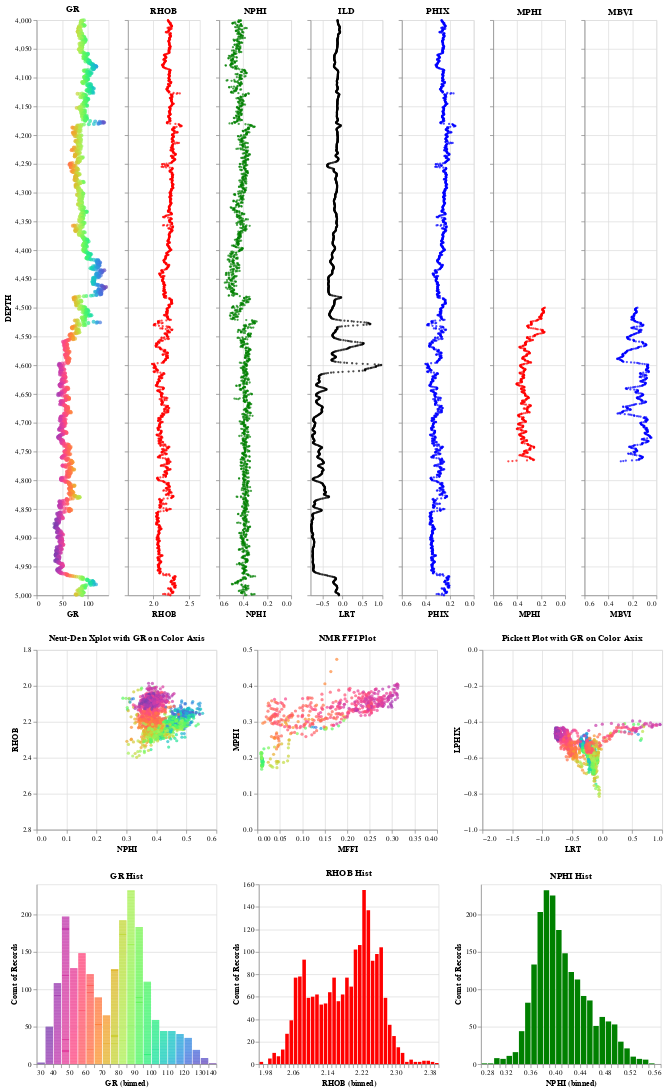

This figure's notebook cell:
### Markdown cell above
### Altair Interactivity Depth and Cross Plots over Entire Well:

### Code cell
#interval = alt.selection_interval()
#vega.scheme('basic', ['#f00', '#0f0', '#00f', '#ff0', '#f0f', '#0ff']);
interval = alt.selection_interval()


base=alt.Chart(df).mark_point().encode(
    alt.Y('DEPTH:Q',
        scale=alt.Scale(domain=(5000, 4000))
    ),
).properties(
    width=100,
    height=800,
    #title='GR',
    selection=interval
)

base2=alt.Chart(df).mark_point().encode(
    alt.Y('DEPTH:Q',
        scale=alt.Scale(domain=(5000, 4000)), axis=alt.Axis(labels=False),title='',
    ),
).properties(
    width=100,
    height=800,
    title='',
    selection=interval
)




gr = base.mark_circle(size=30).encode(
    x='GR:Q',  
    #size=('PHIX:Q'),
    color=alt.condition(interval, 'GR:Q', alt.value('lightgray'),scale=alt.Scale(scheme='rainbow'),legend=None),
    #color=alt.condition(selector, 'Well_Name:O', alt.value('lightgray'), legend=None),
    tooltip='GR:Q', 
).properties(
    title='GR',
    selection=interval
)


rhob = base2.mark_circle(size=10).encode(
    alt.X('RHOB:Q',
        scale=alt.Scale(domain=(1.65, 2.65))
    ),     
    color=alt.value('red'),
    #color=alt.condition(interval, 'RHOB:Q', alt.value('lightgray'),scale=alt.Scale(scheme='rainbow'),legend=None),
    tooltip='RHOB:Q', 
).properties(
    title='RHOB',
    selection=interval
)

nphi = base2.mark_circle(size=10).encode(
    alt.X('NPHI:Q',
        scale=alt.Scale(domain=(.6, 0))
    ),     
    #y=('DEPTH'),
    color=alt.value('green'),
    #color=alt.condition(interval, 'NPHI:Q', alt.value('lightgray'),scale=alt.Scale(scheme='rainbow'),legend=None),
    tooltip='NPHI:Q', 
).properties(
    title='NPHI',
    selection=interval
)

rt = base2.mark_circle(size=10).encode(
    x='LRT:Q',  
    #y=('DEPTH'),
    color=alt.value('black'),
    #color=alt.condition(interval, 'lRt:Q', alt.value('lightgray'),scale=alt.Scale(scheme='rainbow'),legend=None),
    tooltip='ILD:Q', 
).properties(
    title='ILD',
    selection=interval
)

phit = base2.mark_circle(size=10).encode(
    alt.X('PHIX:Q',
        scale=alt.Scale(domain=(.6, 0))
    ),    
    color=alt.value('blue'),
    #color=alt.condition(interval, 'lRt:Q', alt.value('lightgray'),scale=alt.Scale(scheme='rainbow'),legend=None),
    tooltip='PHIX:Q', 
).properties(
    title='PHIX',
    selection=interval
)

mbvi = base2.mark_circle(size=10).encode(
    alt.X('MBVI:Q',
        scale=alt.Scale(domain=(.6, 0))
    ),    
    color=alt.value('blue'),
    #color=alt.condition(interval, 'lRt:Q', alt.value('lightgray'),scale=alt.Scale(scheme='rainbow'),legend=None),
    tooltip='MBVI:Q', 
).properties(
    title='MBVI',
    selection=interval
)

mphi = base2.mark_circle(size=10).encode(
    alt.X('MPHI:Q',
        scale=alt.Scale(domain=(.6, 0))
    ),    
    color=alt.value('red'),
    #color=alt.condition(interval, 'lRt:Q', alt.value('lightgray'),scale=alt.Scale(scheme='rainbow'),legend=None),
    tooltip='MPHI:Q', 
).properties(
    title='MPHI',
    selection=interval
)




ndxplot = base.mark_circle(size=20).encode(
    alt.X('NPHI:Q',
        scale=alt.Scale(domain=(0, 0.6))
    ),    
    alt.Y('RHOB:Q',
        scale=alt.Scale(domain=(2.8, 1.8))
    ),    
    #x='NPHI:Q',  
    #y=('RHOB'),
    color=alt.condition(interval, 'GR:Q', alt.value('lightgray'),scale=alt.Scale(scheme='rainbow'),legend=None),
    tooltip='GR:Q', 
).properties(
    title='Neut-Den Xplot with GR on Color Axis',
    width=250,
    height=250,
    selection=interval
)


nmr = base.mark_circle(size=20).encode(
    alt.X('MFFI:Q',
        scale=alt.Scale(domain=(0, .4))
    ),    
    alt.Y('MPHI:Q',
        scale=alt.Scale(domain=(0, .5))
    ),    
    #x='NPHI:Q',  
    #y=('RHOB'),
    color=alt.condition(interval, 'GR:Q', alt.value('lightgray'),scale=alt.Scale(scheme='rainbow'),legend=None),
    tooltip='GR:Q', 
).properties(
    title='NMR FFI Plot',
    width=250,
    height=250,
    selection=interval
)



pickett = base.mark_circle(size=20).encode(
    alt.X('LRT:Q',
        scale=alt.Scale(domain=(-2, 1))
    ),    
    alt.Y('LPHIX:Q',
        scale=alt.Scale(domain=(-1, 0))
    ),    
    #x='NPHI:Q',  
    #y=('RHOB'),
    color=alt.condition(interval, 'GR:Q', alt.value('lightgray'),scale=alt.Scale(scheme='rainbow'),legend=None),
    tooltip='GR:Q', 
).properties(
    title='Pickett Plot with GR on Color Axix',
    width=250,
    height=250,
    selection=interval
)

grhist = alt.Chart(df).mark_bar().encode(
    alt.X("GR:Q", bin=alt.Bin(maxbins=50)),
    y='count()',
    color=alt.condition(interval, 'GR:Q', alt.value('lightgray'),scale=alt.Scale(scheme='rainbow'),legend=None),    
).properties(
    title='GR Hist',
    width=250,
    height=250,
    selection=interval,
)

rhobhist = alt.Chart(df).mark_bar().encode(
    alt.X("RHOB:Q", bin=alt.Bin(maxbins=50)),
    y='count()',
    color=alt.value('red'),
    #color=alt.condition(interval, 'RHOB:Q', alt.value('lightgray'),scale=alt.Scale(scheme='rainbow'),legend=None),
).properties(
    title='RHOB Hist',
    width=250,
    height=250,
    selection=interval,
)

nphihist = alt.Chart(df).mark_bar().encode(
    alt.X("NPHI:Q", bin=alt.Bin(maxbins=50)),
    y='count()',
    color=alt.value('green'),
    #color=alt.condition(interval, 'NPHI:Q', alt.value('lightgray'),scale=alt.Scale(scheme='rainbow'),legend=None),
).properties(
    title='NPHI Hist',
    width=250,
    height=250,
    selection=interval,
)

depth = gr | rhob | nphi | rt | phit | mphi | mbvi 

xplot = ndxplot | nmr | pickett 

hist =  grhist | rhobhist | nphihist

depth & xplot & hist

### Figure 1 — Vega-Lite specification as saved in the notebook (floating-point values rounded to 4 significant figures; data arrays with more than 128 entries replaced by an {"elided": "..."} marker saying what was removed)
{"config": {"view": {"continuousWidth": 400, "continuousHeight": 300}}, "vconcat": [{"hconcat": [{"mark": {"type": "circle", "size": 30}, "encoding": {"color": {"condition": {"type": "quantitative", "field": "GR", "legend": null, "scale": {"scheme": "rainbow"}, "selection": "selector001"}, "value": "lightgray"}, "tooltip": {"type": "quantitative", "field": "GR"}, "x": {"type": "quantitative", "field": "GR"}, "y": {"type": "quantitative", "field": "DEPTH", "scale": {"domain": [5000, 4000]}}}, "height": 800, "selection": {"selector001": {"type": "interval"}}, "title": "GR", "width": 100}, {"mark": {"type": "circle", "size": 10}, "encoding": {"color": {"value": "red"}, "tooltip": {"type": "quantitative", "field": "RHOB"}, "x": {"type": "quantitative", "field": "RHOB", "scale": {"domain": [1.65, 2.65]}}, "y": {"type": "quantitative", "axis": {"labels": false}, "field": "DEPTH", "scale": {"domain": [5000, 4000]}, "title": ""}}, "height": 800, "selection": {"selector001": {"type": "interval"}}, "title": "RHOB", "width": 100}, {"mark": {"type": "circle", "size": 10}, "encoding": {"color": {"value": "green"}, "tooltip": {"type": "quantitative", "field": "NPHI"}, "x": {"type": "quantitative", "field": "NPHI", "scale": {"domain": [0.6, 0]}}, "y": {"type": "quantitative", "axis": {"labels": false}, "field": "DEPTH", "scale": {"domain": [5000, 4000]}, "title": ""}}, "height": 800, "selection": {"selector001": {"type": "interval"}}, "title": "NPHI", "width": 100}, {"mark": {"type": "circle", "size": 10}, "encoding": {"color": {"value": "black"}, "tooltip": {"type": "quantitative", "field": "ILD"}, "x": {"type": "quantitative", "field": "LRT"}, "y": {"type": "quantitative", "axis": {"labels": false}, "field": "DEPTH", "scale": {"domain": [5000, 4000]}, "title": ""}}, "height": 800, "selection": {"selector001": {"type": "interval"}}, "title": "ILD", "width": 100}, {"mark": {"type": "circle", "size": 10}, "encoding": {"color": {"value": "blue"}, "tooltip": {"type": "quantitative", "field": "PHIX"}, "x": {"type": "quantitative", "field": "PHIX", "scale": {"domain": [0.6, 0]}}, "y": {"type": "quantitative", "axis": {"labels": false}, "field": "DEPTH", "scale": {"domain": [5000, 4000]}, "title": ""}}, "height": 800, "selection": {"selector001": {"type": "interval"}}, "title": "PHIX", "width": 100}, {"mark": {"type": "circle", "size": 10}, "encoding": {"color": {"value": "red"}, "tooltip": {"type": "quantitative", "field": "MPHI"}, "x": {"type": "quantitative", "field": "MPHI", "scale": {"domain": [0.6, 0]}}, "y": {"type": "quantitative", "axis": {"labels": false}, "field": "DEPTH", "scale": {"domain": [5000, 4000]}, "title": ""}}, "height": 800, "selection": {"selector001": {"type": "interval"}}, "title": "MPHI", "width": 100}, {"mark": {"type": "circle", "size": 10}, "encoding": {"color": {"value": "blue"}, "tooltip": {"type": "quantitative", "field": "MBVI"}, "x": {"type": "quantitative", "field": "MBVI", "scale": {"domain": [0.6, 0]}}, "y": {"type": "quantitative", "axis": {"labels": false}, "field": "DEPTH", "scale": {"domain": [5000, 4000]}, "title": ""}}, "height": 800, "selection": {"selector001": {"type": "interval"}}, "title": "MBVI", "width": 100}]}, {"hconcat": [{"mark": {"type": "circle", "size": 20}, "encoding": {"color": {"condition": {"type": "quantitative", "field": "GR", "legend": null, "scale": {"scheme": "rainbow"}, "selection": "selector001"}, "value": "lightgray"}, "tooltip": {"type": "quantitative", "field": "GR"}, "x": {"type": "quantitative", "field": "NPHI", "scale": {"domain": [0, 0.6]}}, "y": {"type": "quantitative", "field": "RHOB", "scale": {"domain": [2.8, 1.8]}}}, "height": 250, "selection": {"selector001": {"type": "interval"}}, "title": "Neut-Den Xplot with GR on Color Axis", "width": 250}, {"mark": {"type": "circle", "size": 20}, "encoding": {"color": {"condition": {"type": "quantitative", "field": "GR", "legend": null, "scale": {"scheme": "rainbow"}, "selection": "selector001"}, "value": "lightgray"}, "tooltip": {"type": "quantitative", "field": "GR"}, "x": {"type": "quantitative", "field": "MFFI", "scale": {"domain": [0, 0.4]}}, "y": {"type": "quantitative", "field": "MPHI", "scale": {"domain": [0, 0.5]}}}, "height": 250, "selection": {"selector001": {"type": "interval"}}, "title": "NMR FFI Plot", "width": 250}, {"mark": {"type": "circle", "size": 20}, "encoding": {"color": {"condition": {"type": "quantitative", "field": "GR", "legend": null, "scale": {"scheme": "rainbow"}, "selection": "selector001"}, "value": "lightgray"}, "tooltip": {"type": "quantitative", "field": "GR"}, "x": {"type": "quantitative", "field": "LRT", "scale": {"domain": [-2, 1]}}, "y": {"type": "quantitative", "field": "LPHIX", "scale": {"domain": [-1, 0]}}}, "height": 250, "selection": {"selector001": {"type": "interval"}}, "title": "Pickett Plot with GR on Color Axix", "width": 250}]}, {"hconcat": [{"mark": "bar", "encoding": {"color": {"condition": {"type": "quantitative", "field": "GR", "legend": null, "scale": {"scheme": "rainbow"}, "selection": "selector001"}, "value": "lightgray"}, "x": {"type": "quantitative", "bin": {"maxbins": 50}, "field": "GR"}, "y": {"type": "quantitative", "aggregate": "count"}}, "height": 250, "selection": {"selector001": {"type": "interval"}}, "title": "GR Hist", "width": 250}, {"mark": "bar", "encoding": {"color": {"value": "red"}, "x": {"type": "quantitative", "bin": {"maxbins": 50}, "field": "RHOB"}, "y": {"type": "quantitative", "aggregate": "count"}}, "height": 250, "selection": {"selector001": {"type": "interval"}}, "title": "RHOB Hist", "width": 250}, {"mark": "bar", "encoding": {"color": {"value": "green"}, "x": {"type": "quantitative", "bin": {"maxbins": 50}, "field": "NPHI"}, "y": {"type": "quantitative", "aggregate": "count"}}, "height": 250, "selection": {"selector001": {"type": "interval"}}, "title": "NPHI Hist", "width": 250}]}], "data": {"name": "data-0cd809425bba8e543777b0a821076939"}, "$schema": "https://vega.github.io/schema/vega-lite/v4.8.1.json", "datasets": {"data-0cd809425bba8e543777b0a821076939": {"elided": "2002 records"}}}
